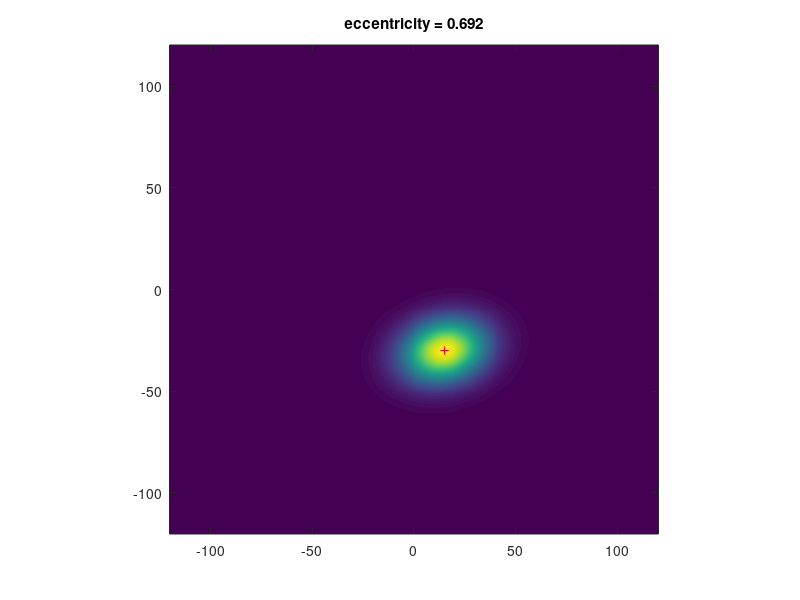

This chart was generated by the following MATLAB code: (Note: this script raises an error after producing the figure.)


clear
% n_reps = 32 random bootstrap centerings of RF 

% this script computes the effective contrast of a radon bar protocol and a
% checkerboard protocol

% this script also demonstrates the use of tools.artificalRadon 

X = linspace(-120,120,501); % image coordinates 
[gx,gy] = meshgrid(X);    % pixel grid


% equation of a 2D Elliptical Gaussian RF. 
% p[1] = center (x), p[2] = center (y), p[3] = radius
gauss_2d = @(x,y,p) exp( -( ((x-p(1))/p(3)).^2 + ...
                            ((y-p(2))/p(4)).^2 + p(5) * ... 
                            ((x-p(1)).*(y-p(2))/(p(3)*p(4))) )); 

par = [15 -30 20 15 -0.3];
% ellipse_RF - elliptical gaussian
ellipse_RF = gauss_2d(gx,gy,par);

v_ = @(x) x(:); % column vector-ifier

dA = mean(diff(X)).^2; % size of a single pixel of DoG_RF

% Show RF map
figure(1), clf
imagesc(X,X,ellipse_RF)
axis image xy

hold on, plot(par(1),par(2),'r+')

% When the conic section is given in the general quadratic form
% A x2 + B xy + C y2 + Dx + Ey + F = 0

A = par(3)^-2;
B = par(5)./par(4)./par(3);
C = par(4)^-2;
F = -1;
D = 0;
E = 0;

% The following formula gives the eccentricity e if the conic section is
% not a parabola (which has eccentricity equal to 1), 
% not a degenerate hyperbola or degenerate ellipse, 
% and not an imaginary ellipse: 

eta = -sign(det( [A B/2 D/2 ; B/2 C E/2; D/2 E/2 F] )); 
ecc = sqrt( 2*sqrt((A-C)^2 + B^2) / ( eta*(A+C) + sqrt((A-C)^2+B^2) ));
disp(ecc)
title(sprintf('eccentricity = %0.3f', ecc))

%% generate synthetic radon data from elliptical RF

w_value = 8; % feature size to look at 
rdat = tools.artificalRadon(ellipse_RF,X,'width',w_value); % ,'no-figure');

%% Generate and view gauss fit to elliptical radon data

rdat.y_all = rdat.y - min(rdat.y) + 2.2;

figure(2), clf reset
gm = analysis.fitGaussianModel(rdat,'-ellipse','-nG',1);
disp(gm.gauss_eccentricity)

figure(3), plots.gaussianModel(rdat, gm)

% The fitted eccentricity doesn't look like it's exactly the same as the
% input eccentricity, not sure why this is but could have something to do
% with the bar width. 

%%

error TODO_generate_calibration_curve

% This is left as an exercise to the perfectly capable student
% 
% idea: 
% 
% in a loop, generate a bunch of different random RFs with eccentricity
% 0.01, 0.1, 0.2, ... 0.99. 
% make sure to get different radii and center positions of the RF
% 
% generate the simulated radon and fitted gauss model 
% 
% plot RF input eccentricity (determined from A, B, and C) and fitted
% eccentricity (gm.gauss_eccentricity) 

